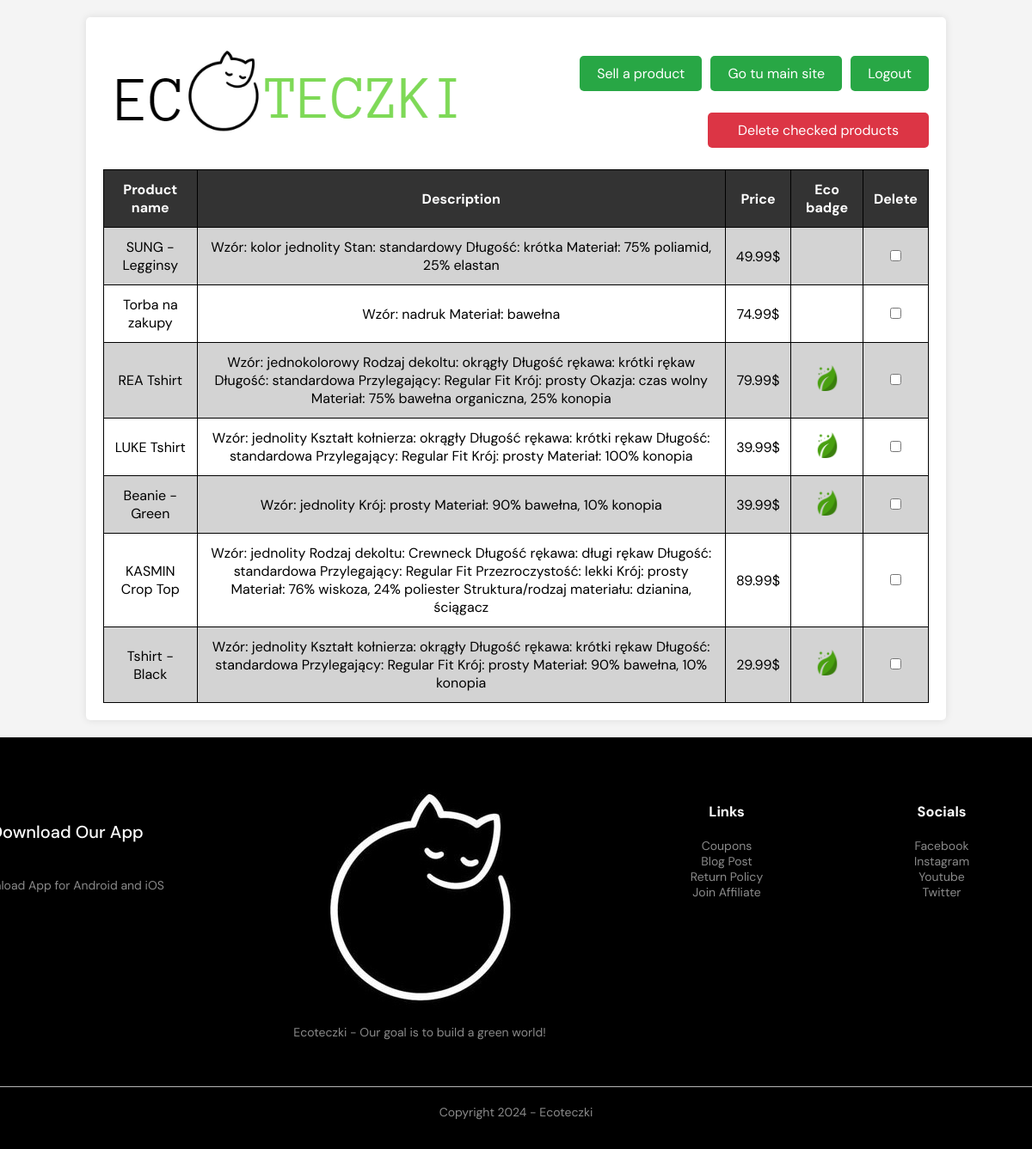
/user (signed in), run on the app's committed database.
### app.py (models this page shows, shortened)
class Product(db.Model):
    username = mapped_column(ForeignKey(Account.username))
    id = db.Column(db.Integer, nullable=False, primary_key=True, autoincrement=True)
    name = db.Column(db.String, nullable=False)
    gender = db.Column(db.String, nullable=False)
    type = db.Column(db.String, nullable=False)
    description = db.Column(db.String(250), nullable=False)
    price = db.Column(db.Float, nullable=False)
    created_at = db.Column(db.String, nullable=False, default=datetime.utcnow().strftime('%B %d %Y'))
    picture = db.Column(db.String)
    size = db.Column(db.String, nullable=False)
    is_eco = db.Column(db.String)

### app.py (the view)
@app.route("/user", methods=["POST", "GET"])
def user():
    products = Product.query.filter_by(username=session["name"])
    return render_template("userpage.html", products=products)

### templates/userpage.html (shortened to what this page needs)
<!DOCTYPE html>
<html lang="en">
<head>
    <link rel="stylesheet" href="../static/styles/style_user.css">
</head>
<body>
    <div class="site">
        <div class="container">
            <div class='logo'>
                <a href="/"><img src="../static/logo/image.png"></a>
            </div>
            <div style="float:right;">
                    <div class="box">
                        <div class="button-container">
                            <div>
                                    <a class="button2" href="#create">Sell a product</a>
                            </div>
                            <div>
                                <form method="POST" action="/">
                                    <input type="submit" class="button3" value="Go tu main site"/>
                                </form>
                            </div>
                            <div>
                                    <a class="button1" href="#logout">Logout</a>
                            </div>
                        </div>
                        <div class="search-bar-container">
                        <div>
                                <a class="button4" href="#delete">Delete checked products</a>
                        </div>
                    </div>
                </div>
        </div>
            <br>
        <table>
            <form method="POST" action="/delete">
                <tr>
                    <th>Product name</th>
                    <th>Description</th>
                    <th>Price</th>
                    <th>Eco badge</th>
                    <th>Delete</th>
                </tr>
                {% for product in products %}
                    <tr>
                        <td>{{ product.name }}</td>
                        <td>{{ product.description }}</td>
                        <td>{{ '%0.2f'| format(product.price|float)}}$</td>
                        <td>
                        {% if product.is_eco %}
                            <img src="../static/logo/leaf.png" width="30px" height="30px">
                        {% endif %}
                        </td>
                        <td>
                            <label class="check">
                                  <input type="checkbox" name="checked_delete[]" value="{{ product.name }}"/>
                            </label>
                        </td>
                    </tr>
                {% endfor %}
            </form>
        </table>
    </div>
    </div>
<div class="footer">
        <div class = "container_footer">
            <div class ="row">
                <div class = "footer-col-1">
                    <h2>Download Our App</h2>
                    <p>Download App for Android and iOS</p>
                </div>
                <div class="footer-col-2">
                    <img src="../static/logo/tab_logo.jpg">
                    <p>Ecoteczki - Our goal is to build a green world!</p>
                </div>
                <div class = "footer-col-3">
                    <h3>Links</h3>
                    <ul>
                        <li>Coupons</li>
                        <li>Blog Post</li>
                        <li>Return Policy</li>
                        <li>Join Affiliate</li>
                    </ul>
                </div>
                <div class = "footer-col-4">
                    <h3>Socials</h3>
                    <ul>
                        <li>Facebook</li>
                        <li>Instagram</li>
                        <li>Youtube</li>
                        <li>Twitter</li>
                    </ul>
                </div>
            </div>
            <hr>
            <p class="copyright">Copyright 2024 - Ecoteczki</p>
        </div>
    </div>
</body>
</html>

### static/styles/style_user.css (style rules this page uses)
h2 { text-align: center; font-size: 1.25rem; padding: 1em; font-weight: 500; font-family: "DM Sans"; }
body { font-family: "DM Sans"; background-color: #f4f4f4; margin: 0; padding: 0; }
.box { float: right; display: flex; flex-direction: column; }
.container { width: 80%; margin: 20px auto; background-color: #fff; padding: 20px; border-radius: 5px; box-shadow: 0px 0px 10px rgba(0, 0, 0, 0.1); }
.button1, .button2, .button3 { font-size: 1em; padding: 10px 20px; color: #ffffff; background-color: #28a745; border: none; border-radius: 5px; text-decoration: none; cursor: pointer; transition: background-color 0.3s ease; align-content: center; float: right; margin-left: 10px; font-family: "DM Sans"; margin-top: 25px; margin-bottom: 25px; }
.button4 { font-size: 1em; padding: 10px 35px; color: #ffffff; background-color: #dc3545; border: none; border-radius: 5px; text-decoration: none; cursor: pointer; transition: background-color 0.3s ease; align-content: center; float: right; margin-left: 10px; margin-bottom: 25px; font-family: "DM Sans"; }
h2 { text-align: center; font: inherit; font-size: 1.25rem; padding: 1em; font-weight: 500; }
table { width: 100%; border-collapse: collapse; }
th, td { padding: 12px; text-align: center; border: 1px solid #000; }
th { background-color: #333333; color: #ffffff; }
tbody tr:nth-child(even) { background-color: #d3d3d3; }
.search-bar-container { justify-content: right; float: right; }
.button-container { text-align: right; float: right; display: flex; flex-direction: row; }
.logo { float: left; }
.footer { background: #000; color: #8a8a8a; font-size: 14px; padding: 60px 0 20px; display: block; justify-content: center; }
.footer p { color: #8a8a8a; }
.footer h3 { color: #fff; margin-bottom: 20px; margin-left: 40px; }
.footer h2 { color: #fff; margin-bottom: 20px; }
.footer-col-1, .footer-col-2, .footer-col-3, .footer-col-4 { min-width: 250px; margin-bottom: 20px; }
.footer-col-1 { flex-basis: 30%; text-align: center; }
.footer-col-2 { flex: 1; text-align: center; }
.footer-col-3, .footer-col-4 { flex-basis: 12%; text-align: center; }
ul { list-style-type: none; }
.row { display: flex; flex-direction: row; justify-content: center; margin-left: -120px; }
.footer hr { border: none; background: #b5b5b5; height: 1px; margin: 20px 0; }
.copyright { text-align: center; }

### data on the page
Product: name "SUNG - Legginsy", description "Wzór: kolor jednolity Stan: standardowy Długość: krótka Materiał: 75% poliamid, 25% elastan", price "49.99"
Product: name "Torba na zakupy", description "Wzór: nadruk Materiał: bawełna", price "74.99"
Product: name "REA Tshirt", description "Wzór: jednokolorowy Rodzaj dekoltu: okrągły Długość rękawa: krótki rękaw Długość: standardowa Przylegający: Regular Fit Krój: prosty Okazja: czas wolny Materiał: 75% bawełna organiczna, 25% konopia", price "79.99"
Product: name "LUKE Tshirt", description "Wzór: jednolity Kształt kołnierza: okrągły Długość rękawa: krótki rękaw Długość: standardowa Przylegający: Regular Fit Krój: prosty Materiał: 100% konopia", price "39.99"
Product: name "Beanie - Green", description "Wzór: jednolity Krój: prosty Materiał: 90% bawełna, 10% konopia", price "39.99"
Product: name "KASMIN Crop Top", description "Wzór: jednolity Rodzaj dekoltu: Crewneck Długość rękawa: długi rękaw Długość: standardowa Przylegający: Regular Fit Przezroczystość: lekki Krój: prosty Materiał: 76% wiskoza, 24% poliester Struktura/rodzaj materiału: dzianina, ściągacz", price "89.99"
Product: name "Tshirt - Black", description "Wzór: jednolity Kształt kołnierza: okrągły Długość rękawa: krótki rękaw Długość: standardowa Przylegający: Regular Fit Krój: prosty Materiał: 90% bawełna, 10% konopia", price "29.99"
